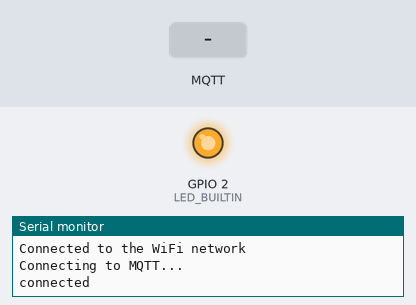
The sketch below on a simulated ESP8266 (NodeMCU). Parts: output pins drawn as LEDs (lit = HIGH, except the on-board LED, lit = LOW), the last lines printed to the serial monitor. Dashed ring = blinking. The test bench sets the inputs (shaded band). WiFi joins after 1.5 s; servers stay silent unless stated; no MQTT or app messages arrive unless stated.

Above: at 2.7 s.
2.8 s: MQTT message "90" arrives on the first subscribed topic
At 3.3 s:
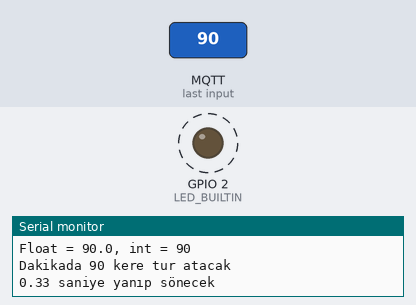
Timing chart, 0 to 11.8 s (numbered marks = the images above; inputs shaded):
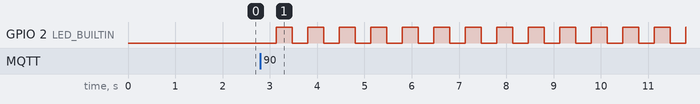

Measured:
- after the input at 2.8 s, GPIO 2 (LED_BUILTIN): alternates HIGH for 0.33 s and LOW for 0.33 s, starting after 0.34 s

The sketch:

mqtt_iothook.ino
```cpp
#include <ESP8266WiFi.h>
#include <PubSubClient.h>

const char* ssid = "****";
const char* password =  "****";
const char* mqttServer = "iothook.com";
const int mqttPort = 1883;
const char* mqttUser = "publicmqttbroker";
const char* mqttPassword = "publicmqttbroker";


WiFiClient espClient;
PubSubClient client(espClient);


void setup() {

  Serial.begin(115200);

  /* WiFi BAĞLANTISI */
  WiFi.begin(ssid, password);
  while (WiFi.status() != WL_CONNECTED) {
    delay(500);
    Serial.println("Connecting to WiFi..");
  }
  Serial.println("Connected to the WiFi network");


  /* MQTT BAĞLANTISI */
  client.setServer(mqttServer, mqttPort);
  client.setCallback(callback);
  while (!client.connected()) {
    Serial.println("Connecting to MQTT...");

    if (client.connect("ESP8266Client", mqttUser, mqttPassword )) {

      Serial.println("connected");

    } else {

      Serial.print("failed with state ");
      Serial.print(client.state());
      delay(2000);

    }
  }

  client.publish("testtopic", "test");
  client.subscribe("testtopic");

}


void callback(char* topic, byte* payload, unsigned int length) {
  pinMode(LED_BUILTIN,OUTPUT);
  Serial.print("Message arrived in topic: ");
  Serial.println(topic);
  Serial.print("Message:");
  for (int i = 0; i < length; i++) {
    Serial.println((char)payload[i]);
  }
  payload[length]= '\0';

  char * charPointer = (char *)payload;
  double f=0;
  int in = 0;
  String s="";
  if(isDigit(charPointer[0])){
    f = atof(charPointer);
    in = atoi(charPointer);
    Serial.printf("Float = %0.1f, int = %d\n", f,in);
  }else{
    s =charPointer;
    Serial.printf("String = %s, ",charPointer);
    Serial.print("String objesi = ");
    Serial.println(s);
  }
  float hesap = (60/f);
  float delay_hesap = (hesap/2);
  Serial.println();
  Serial.print("Dakikada ");
  Serial.print(in);
  Serial.println(" kere tur atacak");
  Serial.println();
  Serial.print(delay_hesap);
  Serial.println(" saniye yanıp sönecek");
  Serial.println();

  for(int i = 0; i < in; i++){
    digitalWrite(LED_BUILTIN,LOW);
    delay(delay_hesap*1000);
    digitalWrite(LED_BUILTIN,HIGH);
    delay(delay_hesap*1000);
    Serial.print(i+1);
    Serial.println(". tur bitti");
    Serial.println();
  }


  Serial.println();
  Serial.println("-----------------------");
  digitalWrite(LED_BUILTIN,HIGH);

}


void loop() {
  client.loop();
}
```
